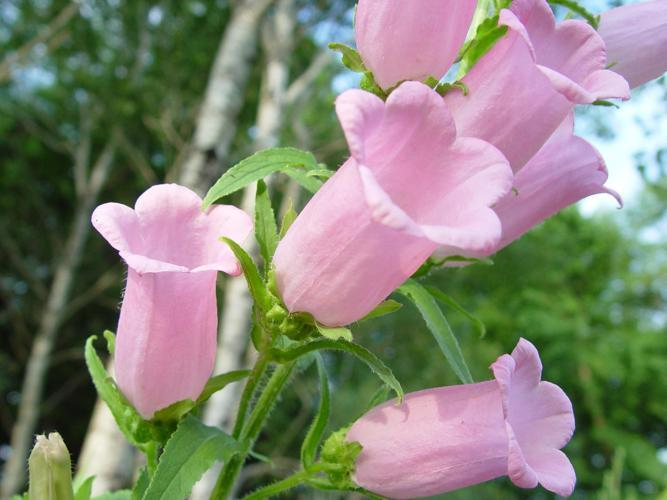
#> input picture outlier-detection/images/image_06634.jpg, 667 x 500 px
$ python -i preprocessing.py   (imports and definitions only)
#> lines starting #> are read from the running program, lines starting #| are printed output that depends on the picture; after the words box and inside, x2 and y2 are one past the last pixel; in counts of white or black regions, pixels touching at a corner belong together
import cv2
import numpy as np

def preprocess_image(image_path, target_size=(256, 256)):

#> called with image_path = '../images/image_06634.jpg', target_size = (256, 256)
    image = cv2.imread(image_path)
#> image is the input picture: shape (500, 667, 3); mean B, G, R 117.2, 133.1, 132.6

    if image is None:
        raise ValueError(f"Error: Cannot load image at {image_path}")

    image = cv2.cvtColor(image, cv2.COLOR_BGR2RGB)

    image = cv2.resize(image, target_size)
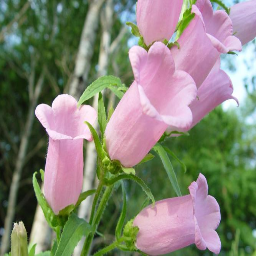
#> image: shape (256, 256, 3); mean R, G, B 132.5, 132.9, 117.1

    image = cv2.GaussianBlur(image, (5, 5), 0)
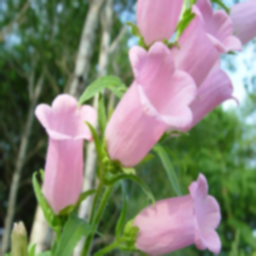
#> image: shape (256, 256, 3); mean R, G, B 132.5, 132.9, 117.1

    gray = cv2.cvtColor(image, cv2.COLOR_RGB2GRAY)
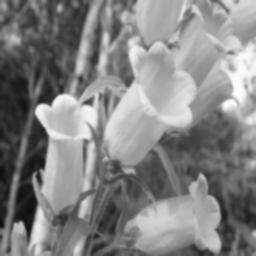
#> gray: shape (256, 256); min 14, max 253, mean 131

    clahe = cv2.createCLAHE(clipLimit=2.0, tileGridSize=(8, 8))
    enhanced_gray = clahe.apply(gray)
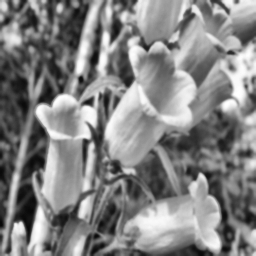
#> enhanced_gray: shape (256, 256); min 6, max 255, mean 130.8

    _, binary = cv2.threshold(enhanced_gray, 128, 255, cv2.THRESH_BINARY + cv2.THRESH_OTSU)
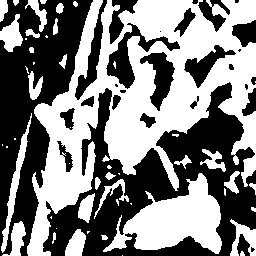
#> binary: shape (256, 256); 50.1% white; 28 black regions (7 under 20 px), largest, box (x1, y1, x2, y2) and area: (43, 82, 256, 256) 14815, (0, 0, 93, 256) 11225, (106, 23, 180, 89) 1228

    return image, enhanced_gray, binary

# [10 lines of commented-out code are left out]

>>> result = preprocess_image('../images/image_06634.jpg')

$ run again, on outlier-detection/images/image_06638.jpg
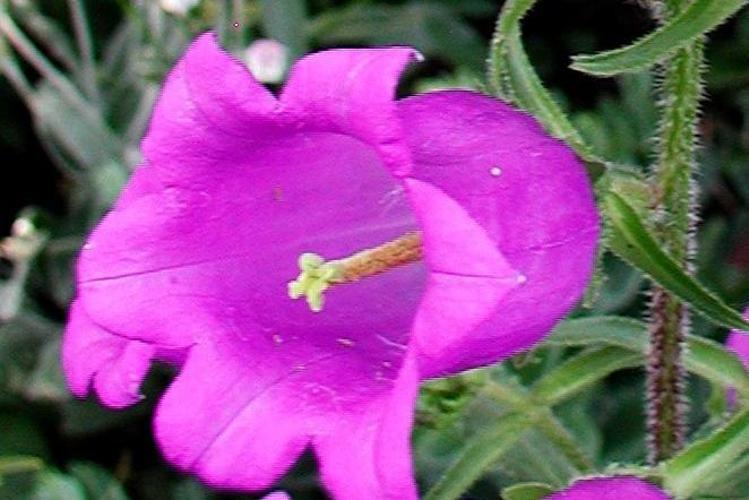
#> input picture outlier-detection/images/image_06638.jpg, 749 x 500 px
#> in preprocess_image, image is the input picture: shape (500, 749, 3); mean B, G, R 136, 78.8, 138.7
#> in preprocess_image, `enhanced_gray = clahe.apply(gray)`:
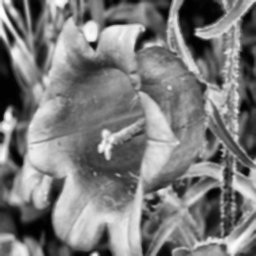
#> enhanced_gray: shape (256, 256); min 1, max 255, mean 123.1
#> in preprocess_image, `_, binary = cv2.threshold(enhanced_gray, 128, 255, cv2.THRESH_BINARY +..`:
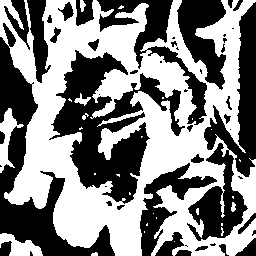
#> binary: shape (256, 256); 51.6% white; 49 black regions (17 under 20 px), largest, box (x1, y1, x2, y2) and area: (49, 50, 185, 204) 8264, (0, 23, 115, 256) 6493, (187, 2, 256, 241) 5846

$ run again, on outlier-detection/images/image_06639.jpg
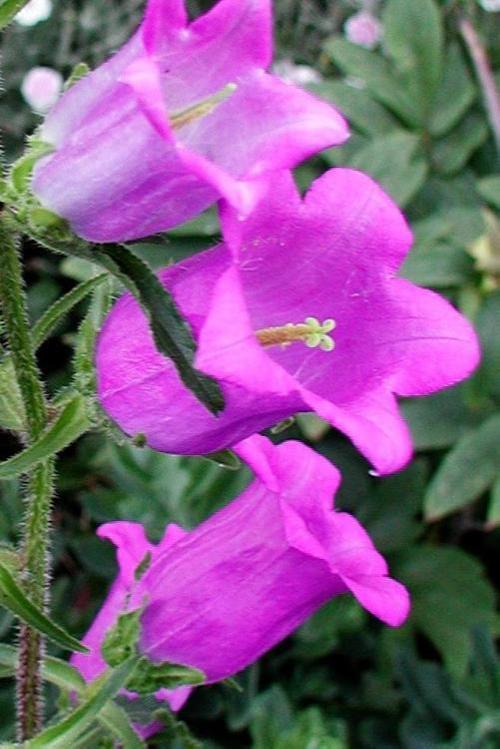
#> input picture outlier-detection/images/image_06639.jpg, 500 x 749 px
#> in preprocess_image, image is the input picture: shape (749, 500, 3); mean B, G, R 133.1, 90.7, 131.2
#> in preprocess_image, `enhanced_gray = clahe.apply(gray)`:
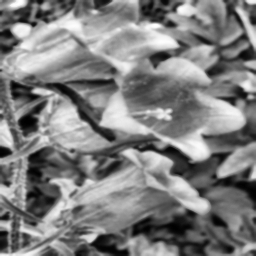
#> enhanced_gray: shape (256, 256); min 1, max 255, mean 126
#> in preprocess_image, `_, binary = cv2.threshold(enhanced_gray, 128, 255, cv2.THRESH_BINARY +..`:
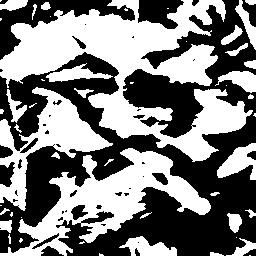
#> binary: shape (256, 256); 49.4% white; 50 white regions (21 under 20 px), largest, box (x1, y1, x2, y2) and area: (0, 0, 253, 162) 15783, (0, 148, 211, 256) 7559, (0, 87, 113, 211) 4218

$ run again, on outlier-detection/images/image_06774.jpg
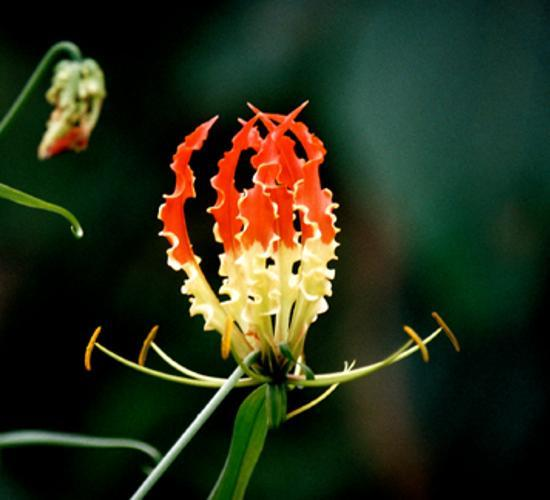
#> input picture outlier-detection/images/image_06774.jpg, 550 x 500 px
#> in preprocess_image, image is the input picture: shape (500, 550, 3); mean B, G, R 26.7, 48, 41.4
#> in preprocess_image, `enhanced_gray = clahe.apply(gray)`:
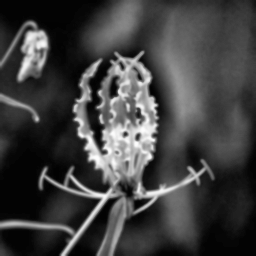
#> enhanced_gray: shape (256, 256); min 2, max 253, mean 64.4
#> in preprocess_image, `_, binary = cv2.threshold(enhanced_gray, 128, 255, cv2.THRESH_BINARY +..`:
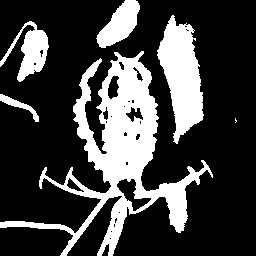
#> binary: shape (256, 256); 25.5% white; 6 white regions (1 under 20 px), largest, box (x1, y1, x2, y2) and area: (0, 51, 213, 256) 10660, (157, 15, 204, 144) 3427, (0, 21, 49, 82) 1228, (96, 0, 140, 48) 1144, (0, 94, 39, 122) 268
